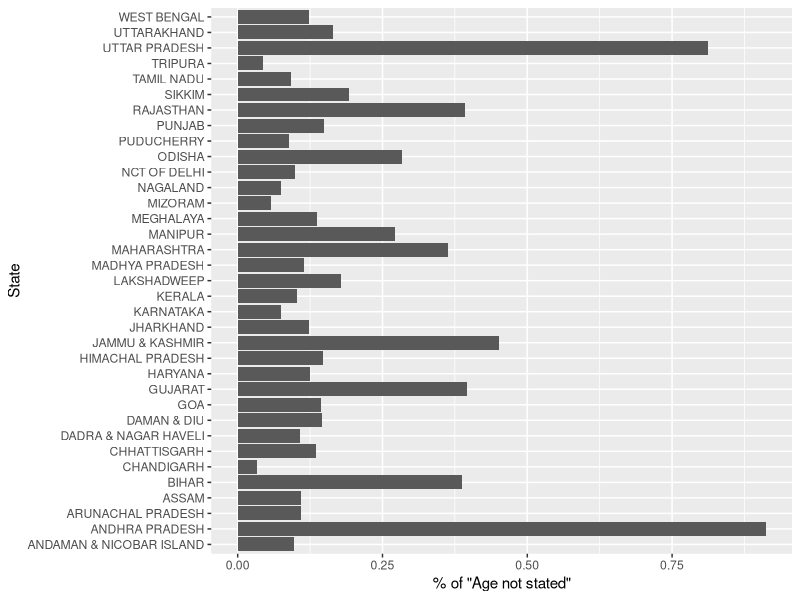
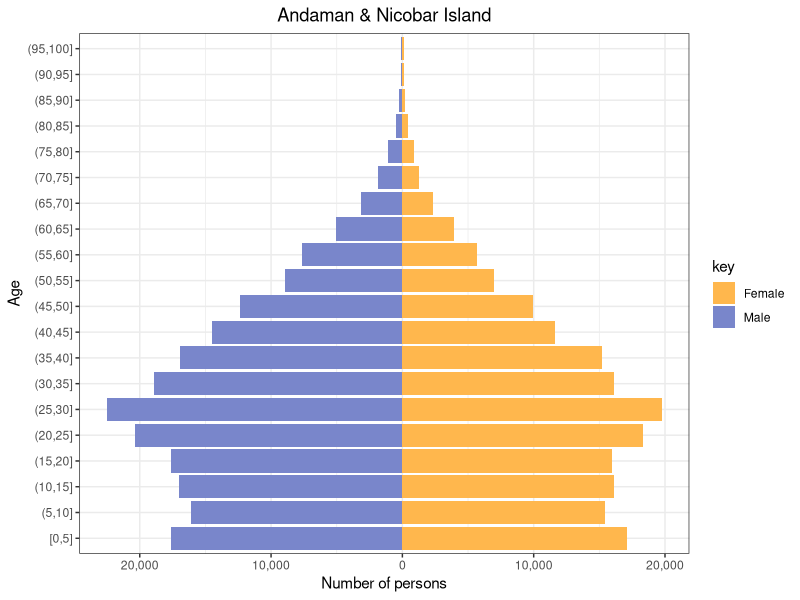
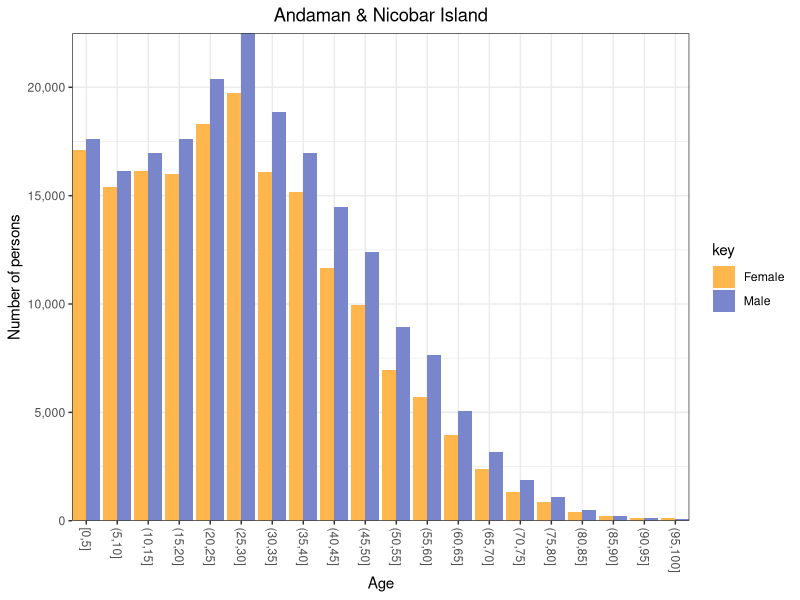
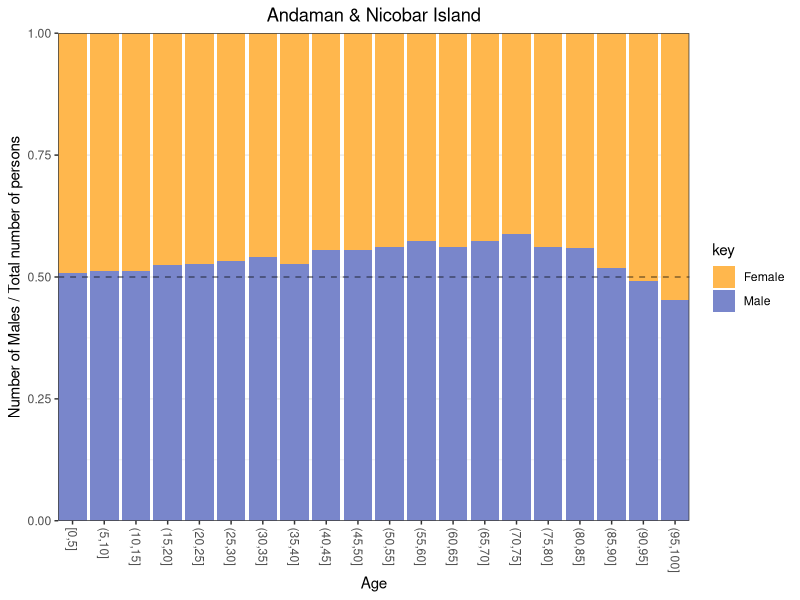
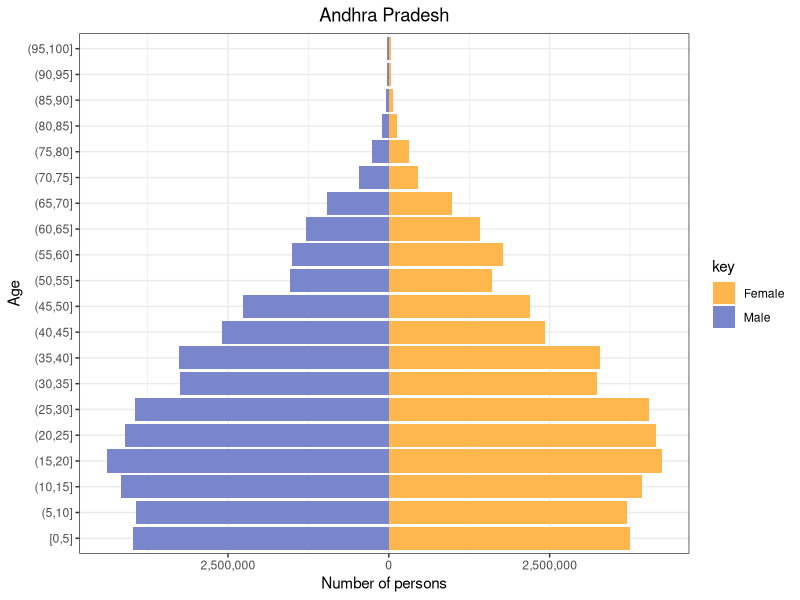
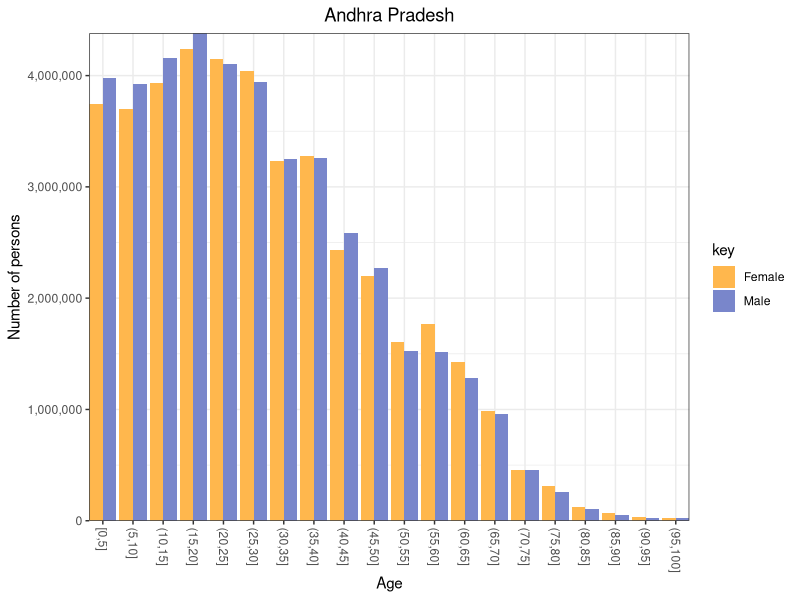
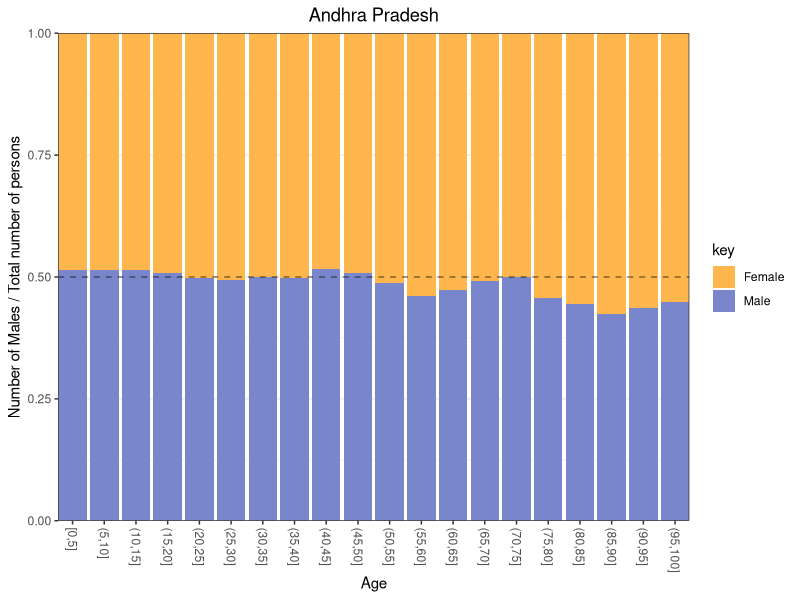
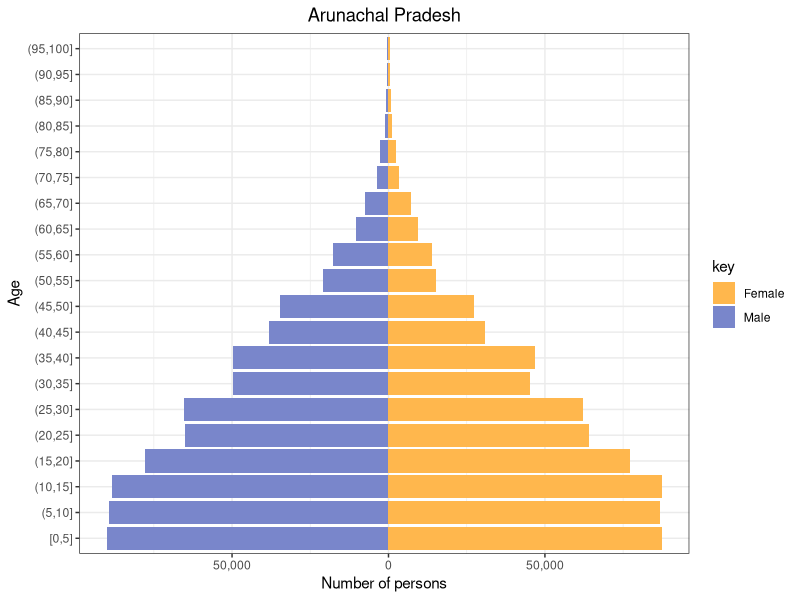

Generate these figures, in order, with R: (Note: this script raises an error after producing the figures.)
library(ggplot2)
library(magrittr)
library(dplyr)
library(stringr)
library(tidyr)
library(svglite)
library(scales)

base_data <- readr::read_csv('all_states_data.csv')

# remove 'INDIA' data
base_data <- base_data %>% filter(!(state %in% 'INDIA'))

# Q: does every state have the same number of rows?
base_data %>% 
  group_by(state) %>% 
  summarise(n = n()) %>% 
  ungroup %>% 
  select(n) %>% 
  distinct
# A: yes

# Q: is the age column values identical for all states
base_data %>% 
  select(state, age) %>% 
  arrange(state, age) %>% 
  nest(-state) %>% 
  extract2('data') %>% 
  unique
# A: yes

# Q: check if the % of 'Age not stated' is high in any state
base_data %>% 
  select(state, age, total_persons) %>% 
  filter(age %in% c('Age not stated', 'All ages')) %>% 
  spread(key = 'age', value = 'total_persons') %>% 
  mutate(perc = `Age not stated` * 100 / `All ages`) -> 
  age_not_stated

ggplot(age_not_stated) +
  geom_bar(aes(x = state, y = perc), stat = 'identity') +
  coord_flip() +
  xlab('State') +
  ylab('% of "Age not stated"')
# A: It is within 1% for all states. Should be ok.
# suprising to see Andhra pradesh to be one of the top states with age not stated :O

base_data %>% 
  filter(!(age %in% c('Age not stated', 'All ages'))) %>% 
  mutate(age = ifelse(age %in% '100+', 100, age)) %>% 
  mutate(age = age %>% as.numeric) %>% 
  mutate(age = cut(age,
                   breaks = seq(from = 0, to = 100, by = 5),
                   include.lowest = TRUE)) %>% 
  select(state, age, total_males, total_persons) %>% 
  group_by(state, age) %>% 
  summarise(total_males = sum(total_males),
            total_persons = sum(total_persons)) %>% 
  ungroup %>% 
  mutate(total_females = total_persons - total_males) -> 
  summarised_data

# plotting one state at a time
for (one_state in sort(unique(summarised_data$state))) {
  
  state_name <- one_state %>% 
    tolower %>% 
    gsub(x = .,
         pattern = "\\b([[:alpha:]])([[:alpha:]]+)",
         replacement = "\\U\\1\\L\\2",
         perl = TRUE)
  
  one_state_data_long <- summarised_data %>% 
    filter(state %in% one_state) %>% 
    select(-state, -total_persons) %>% 
    gather(key = 'key', value = 'value', -age)
  
  gg1 <- one_state_data_long %>% 
    mutate(value = ifelse(key %in% 'total_males', -value, value)) %>% 
    ggplot() +
    geom_bar(aes(x = age, y = value, fill = key),  stat = 'identity') +
    scale_fill_manual(values = c(total_males = '#7986CB', total_females = '#FFB74D'),
                      labels = c(total_males = 'Male',    total_females = 'Female')) +
    coord_flip() +
    scale_y_continuous(labels = . %>% abs %>% comma) +
    theme_bw() +
    theme(plot.title = element_text(hjust = 0.5)) +
    ylab('Number of persons') +
    xlab('Age') +
    ggtitle(state_name)
  
  svglite(paste0('plots/', one_state, '-1.svg'))
  plot(gg1)
  dev.off()
  
  gg2 <- ggplot(one_state_data_long) +
    geom_bar(aes(x = age, y = value, fill = key), stat = 'identity', position = 'dodge') +
    scale_y_continuous(label = scales::comma) +
    scale_fill_manual(values = c(total_males = '#7986CB', total_females = '#FFB74D'),
                      labels = c(total_males = 'Male',    total_females = 'Female')) +
    coord_cartesian(expand = FALSE) +
    theme_bw() +
    theme(axis.text.x = element_text(angle = -90, vjust = 0.5, hjust = 0),
          plot.title = element_text(hjust = 0.5)) +
    ylab('Number of persons') +
    xlab('Age') +
    ggtitle(state_name)
  
  
  svglite(paste0('plots/', one_state, '-2.svg'))
  plot(gg2)
  dev.off()
  
  one_state_data_long %>% 
    group_by(age) %>% 
    mutate(percent = value / sum(value)) %>% 
    ungroup ->
    one_state_data_long
  
  gg3 <- ggplot(one_state_data_long) +
    geom_bar(aes(x = age, y = percent, fill = key), stat = 'identity') +
    geom_hline(yintercept = 0.5, alpha = 0.5, linetype = 2) +
    scale_fill_manual(values = c(total_males = '#7986CB', total_females = '#FFB74D'),
                      labels = c(total_males = 'Male',    total_females = 'Female')) +
    coord_cartesian(ylim = c(0, 1), expand = FALSE) +
    theme_bw() +
    theme(axis.text.x = element_text(angle = -90, vjust = 0.5, hjust = 0),
          plot.title = element_text(hjust = 0.5)) +
    ylab('Number of Males / Total number of persons') +
    xlab('Age') +
    ggtitle(state_name)
  
  svglite(paste0('plots/', one_state, '-3.svg'))
  plot(gg3)
  dev.off()
}
